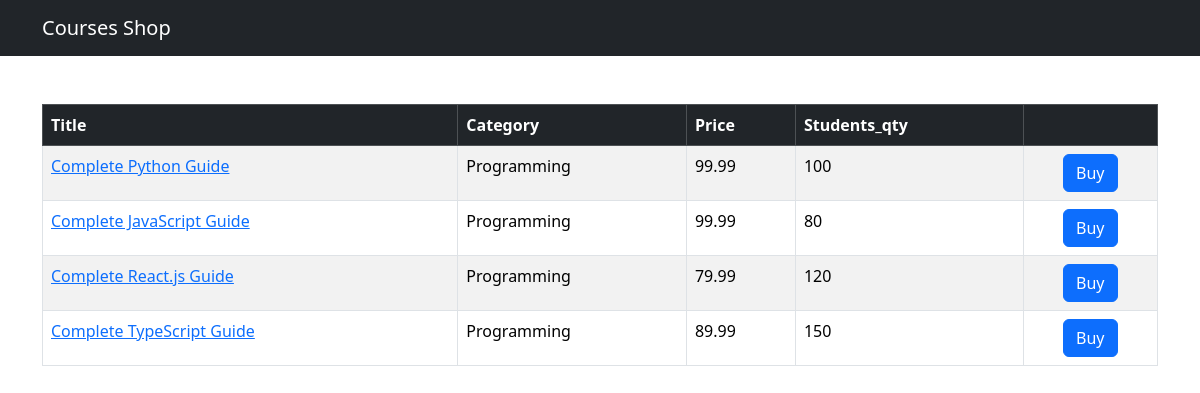
The app's page /shop/ with its own data.
### shop/models.py (models this page shows, shortened)
class Course(models.Model):
    title  = models.CharField(max_length=300)
    price = models.FloatField()
    students_qty = models.IntegerField()
    reviews_qty = models.IntegerField()
    created_at = models.DateTimeField(default=timezone.now)
    category = models.ForeignKey(Category,on_delete=models.CASCADE)

class Category(models.Model):
    title = models.CharField(max_length=255)
    created_at = models.DateTimeField(default=timezone.now)
    def __str__(self):
        return self.title

### shop/views.py (the view)
# urls.py: path('',index, name = 'index'),
def index(request):
    courses = Course.objects.all()
    return render(request, 'shop/courses.html',{'courses':courses})

### templates/shop/courses.html (shortened to what this page needs)
 {% extends "base.html" %}
 {% block content %}
<table  class="table mt-5 table-bordered table-striped table-hover">
    <thead class="table-dark">
        <tr >
            <th>Title</th>
            <th>Category</th>
            <th>Price</th>
            <th>Students_qty</th>
            <th></th>
        </tr>
    </thead>
    <tbody>
        {% for course in courses %}
        <tr>
            <td><a href={% url 'shop:single_course' course.id %}>{{course.title}}</a></td>
            <td>{{course.category}}</td>
            <td>{{course.price}}</td>
            <td>{{course.students_qty}}</td>
            <td><button style="display: block; margin: 0 auto;" class="btn btn-primary">Buy</button></td>
        </tr>
        {% endfor %}
    </tbody>
</table>
{% endblock content %}

### templates/base.html (shortened to what this page needs)
<!DOCTYPE html>
<html>
    <head>
        <link rel="stylesheet" href="">
        <link href="https://cdn.jsdelivr.net/npm/bootstrap@5.3.2/dist/css/bootstrap.min.css" rel="stylesheet">
    </head>
    <body>
        <nav class="navbar navbar-dark bg-dark">
            <div class="container">
                <a href={% url 'shop:index' %} class="navbar-brand">Courses Shop</a>
            </div>
        </nav>
        <main class="container">
            {% block content %}
            {% endblock %}
        </main>
    </body>
</html>

### records on screen
Course: title "Complete Python Guide", category "Programming", price "99.99", students_qty "100"
Course: title "Complete JavaScript Guide", category "Programming", price "99.99", students_qty "80"
Course: title "Complete React.js Guide", category "Programming", price "79.99", students_qty "120"
Course: title "Complete TypeScript Guide", category "Programming", price "89.99", students_qty "150"
